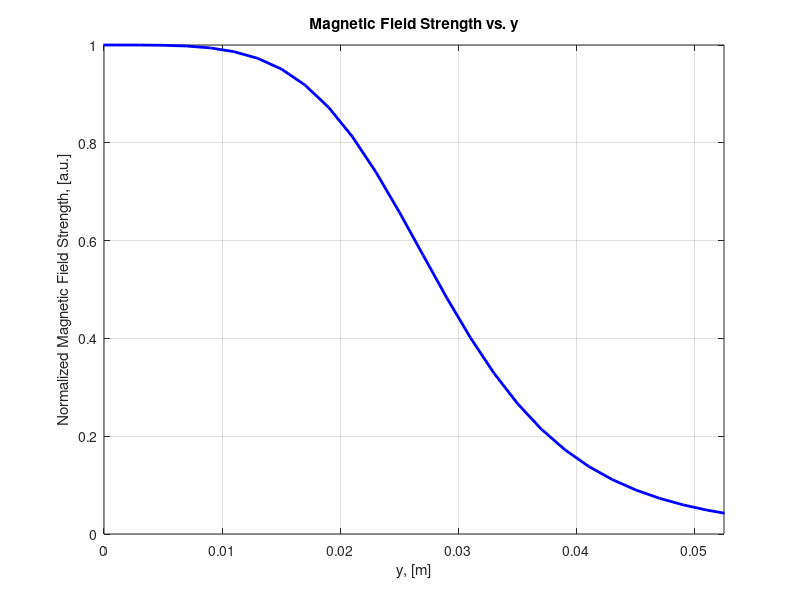

This figure's MATLAB source:
clear all
mu_0 = 4*pi*10^(-7);
a = 0.0525;
I=1;
x = linspace(-1, 1, 1000);
y = linspace(-1, 1, 1000);
z = linspace(-1, 1, 1000);
rho = sqrt(x.^2 + y.^2);
r = sqrt(x.^2 + y.^2 + z.^2);
alpha = sqrt(a.^2+r.^2-2.*a.*rho);
beta = sqrt(a.^2+r.^2+2.*a.*rho);
k = sqrt(1-alpha.^2./beta.^2);
gamma = sqrt(x.^2-y.^2);
C = mu_0.*I/pi;

% Legendre complete elliptic integrals of the first and second kind
m = 0.5; % parameter
d = a; %separation
[K,E] = ellipke(k.^2);
Bx = C.*x.*z/(2.*alpha.^2.*beta.*rho.^2).*((a.^2+r.^2).*E-alpha.^2.*K);
By = C.*y.*z/(2.*alpha.^2.*beta.*rho.^2).*((a.^2+r.^2).*E-alpha.^2.*K);
Bz = C./(2.*alpha.^2.*beta).*((a.^2-r.^2).*E+alpha.^2.*K);

% Plotting the magnetic field
figure;
plot(y, sqrt(Bx.^2+By.^2+Bz.^2)./max(sqrt(Bx.^2+By.^2+Bz.^2)), 'b', 'LineWidth', 2);
xlim([0 0.0525]);
xlabel('y, [m]');
ylabel('Normalized Magnetic Field Strength, [a.u.]');
title('Magnetic Field Strength vs. y');
grid on;


